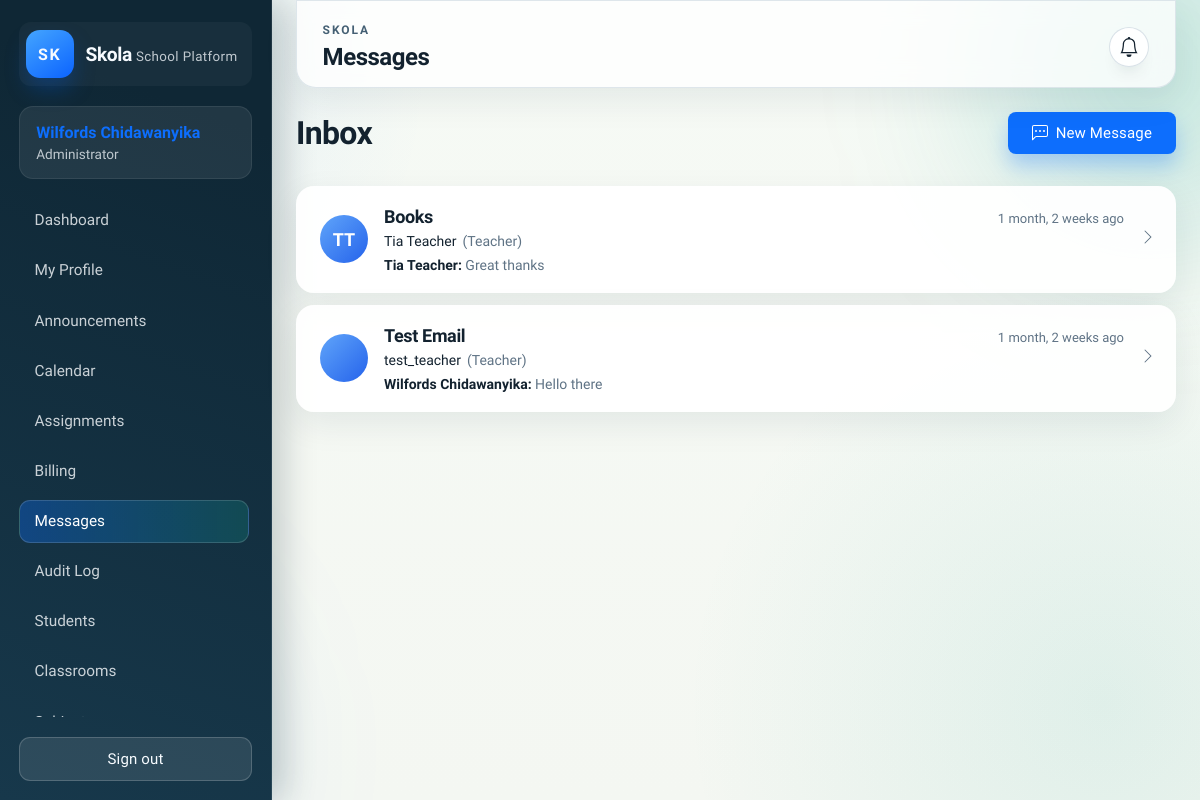
The app's page /messages/ (signed in) with its own data.
### accounts/models.py (models this page shows, shortened)
class User(AbstractUser):
	class Role(models.TextChoices):
		ADMIN = 'ADMIN', 'Administrator'
		STAFF = 'STAFF', 'Staff'
		TEACHER = 'TEACHER', 'Teacher'
		STUDENT = 'STUDENT', 'Student'
		GUARDIAN = 'GUARDIAN', 'Guardian / Parent'
	role = models.CharField(max_length=20, choices=Role.choices, default=Role.STAFF)
	@property
	def display_name(self) -> str:
		return self.get_full_name() or self.username

### messaging/models.py (models this page shows, shortened)
class Conversation(models.Model):
    participants = models.ManyToManyField(
        settings.AUTH_USER_MODEL,
        related_name='conversations'
    )
    subject = models.CharField(max_length=200)
    created_at = models.DateTimeField(auto_now_add=True)
    updated_at = models.DateTimeField(auto_now=True)
    class Meta:
        ordering = ['-updated_at']
    def get_other_participant(self, user):
        return self.participants.exclude(id=user.id).first()

class Message(models.Model):
    conversation = models.ForeignKey(
        Conversation,
        on_delete=models.CASCADE,
        related_name='messages'
    )
    sender = models.ForeignKey(
        settings.AUTH_USER_MODEL,
        on_delete=models.CASCADE,
        related_name='sent_messages'
    )
    content = models.TextField()
    sent_at = models.DateTimeField(auto_now_add=True)
    edited_at = models.DateTimeField(null=True, blank=True)
    class Meta:
        ordering = ['sent_at']
        indexes = [
            models.Index(fields=['conversation', 'sent_at']),
        ]

### messaging/views.py (the view)
# urls.py: path('', views.inbox, name='inbox'),
@login_required
def inbox(request):
    conversations = request.user.conversations.prefetch_related(
        'messages',
        'messages__sender',
        'participants'
    ).order_by('-updated_at')
    for conversation in conversations:
        conversation.last_message = conversation.messages.last()
        conversation.other_user = conversation.get_other_participant(request.user)
        unread_messages = conversation.messages.exclude(sender=request.user).exclude(
            read_receipts__user=request.user
        )
        conversation.unread_count = unread_messages.count()
    return render(request, 'messaging/inbox.html', {
        'conversations': conversations,
    })

### messaging/user_status.py (called while the page is built)
def update_user_status(user):
    if user.is_authenticated:
        cache_key = LAST_SEEN_KEY.format(user_id=user.id)
        cache.set(cache_key, timezone.now(), 300)  # 5 minutes

    def __call__(self, request):
        if request.user.is_authenticated:
            update_user_status(request.user)
        response = self.get_response(request)
        return response

### skola/templates/messaging/inbox.html (shortened to what this page needs)
{% extends "base.html" %}
{% block page_title %}Messages{% endblock %}
{% block content %}
<div class="messaging-container">
    <div class="messaging-header">
        <h1>Inbox</h1>
        <a href="{% url 'messaging:new' %}" class="btn btn-primary">
            New Message
        </a>
    </div>
    {% if conversations %}
        <div class="conversations-list">
            {% for conversation in conversations %}
                <a href="{% url 'messaging:conversation' conversation.pk %}" class="conversation-card {% if conversation.unread_count > 0 %}unread{% endif %}">
                    <div class="conversation-avatar">
                        {% if conversation.other_user %}
                            <div class="avatar-circle">
                                {{ conversation.other_user.first_name|first }}{{ conversation.other_user.last_name|first }}
                            </div>
                        {% endif %}
                    </div>
                    <div class="conversation-content">
                        <div class="conversation-header-row">
                            <h3 class="conversation-subject">
                                {{ conversation.subject }}
                            </h3>
                            <span class="conversation-time">{{ conversation.updated_at|timesince }} ago</span>
                        </div>
                        <div class="conversation-participants">
                            {% if conversation.other_user %}
                                <span class="participant-name">{{ conversation.other_user.display_name }}</span>
                                <span class="participant-role">({{ conversation.other_user.get_role_display }})</span>
                            {% else %}
                                <span class="participant-count">{{ conversation.participants.count }} participants</span>
                            {% endif %}
                        </div>
                        {% if conversation.last_message %}
                            <p class="last-message">
                                <strong>{{ conversation.last_message.sender.display_name }}:</strong>
                                {{ conversation.last_message.content|truncatewords:15 }}
                            </p>
                        {% endif %}
                    </div>
                    <div class="conversation-chevron">
                        <svg width="16" height="16" viewBox="0 0 16 16" fill="currentColor">
                            <path fill-rule="evenodd" d="M4.646 1.646a.5.5 0 0 1 .708 0l6 6a.5.5 0 0 1 0 .708l-6 6a.5.5 0 0 1-.708-.708L10.293 8 4.646 2.354a.5.5 0 0 1 0-.708z"/>
                        </svg>
                    </div>
                </a>
            {% endfor %}
        </div>
    {% endif %}
</div>
{% endblock %}

### skola/templates/base.html (shortened to what this page needs)
<!DOCTYPE html>
<html lang="en">
{% load static %}
<head>
    <link rel="stylesheet" href="{% static 'css/base.css' %}">
    <link rel="stylesheet" href="{% static 'css/ui-refresh.css' %}">
</head>
<body>
    <div class="app-shell">
        <aside class="app-sidebar" id="appSidebar">
            <div class="brand">
                <div class="brand-mark">SK</div>
                <div class="brand-copy">
                    <span>Skola</span>
                    <small>School Platform</small>
                </div>
            </div>
            {% if request.user.is_authenticated %}
                <a href="{% url 'accounts:profile' %}" class="user-card-link">
                    <div class="user-card">
                        <p class="user-name">{{ request.user.display_name }}</p>
                        <p class="user-role">{{ request.user.get_role_display }}</p>
                    </div>
                </a>
                <nav class="sidebar-nav" id="sidebarNav">
                    <a href="{% url 'accounts:dashboard' %}" class="nav-link{% if request.resolver_match.url_name == 'dashboard' %} is-active{% endif %}">Dashboard</a>
                    <a href="{% url 'accounts:profile' %}" class="nav-link">My Profile</a>
                    <a href="{% url 'announcements:list' %}" class="nav-link{% if request.resolver_match.namespace == 'announcements' %} is-active{% endif %}">Announcements</a>
                    <a href="{% url 'calendar:index' %}" class="nav-link{% if request.resolver_match.namespace == 'calendar' %} is-active{% endif %}">Calendar</a>
                    <a href="{% url 'assignments:list' %}" class="nav-link{% if request.resolver_match.namespace == 'assignments' %} is-active{% endif %}">Assignments</a>
                    {% if request.user.is_superuser or request.user.role == 'ADMIN' or request.user.role == 'STAFF' or request.user.role == 'GUARDIAN' or request.user.role == 'STUDENT' %}
                        <a href="{% url 'billing:invoice_list' %}" class="nav-link{% if request.resolver_match.namespace == 'billing' %} is-active{% endif %}">Billing</a>
                    {% endif %}
                    <a href="{% url 'messaging:inbox' %}" class="nav-link{% if request.resolver_match.namespace == 'messaging' %} is-active{% endif %}">Messages</a>
                    {% if request.user.is_superuser or request.user.role == 'ADMIN' or request.user.role == 'STAFF' %}
                        <a href="{% url 'auditlog:list' %}" class="nav-link{% if request.resolver_match.namespace == 'auditlog' %} is-active{% endif %}">Audit Log</a>
                        <a href="{% url 'students:list' %}" class="nav-link{% if 'students' in request.resolver_match.namespace %} is-active{% endif %}">Students</a>
                        <a href="{% url 'academics:classrooms' %}" class="nav-link{% if request.resolver_match.url_name == 'classrooms' %} is-active{% endif %}">Classrooms</a>
                        <a href="{% url 'academics:subjects' %}" class="nav-link{% if request.resolver_match.url_name == 'subjects' %} is-active{% endif %}">Subjects</a>
                    {% endif %}
                </nav>
                <a class="btn btn-ghost" href="{% url 'accounts:logout' %}">Sign out</a>
            {% else %}
                <nav class="sidebar-nav">
                    <a class="nav-link" href="{% url 'accounts:login' %}">Login</a>
                    <a class="nav-link" href="{% url 'accounts:register' %}">Register</a>
                </nav>
            {% endif %}
        </aside>
        <div class="app-main">
            <header class="app-header">
                <div class="header-main">
                    <div>
                        <p class="page-label">Skola</p>
                        <h1 class="page-title">{% block page_title %}School Command Center{% endblock %}</h1>
                    </div>
                </div>
                <div class="header-actions">
                    {% if request.user.is_authenticated %}
                        <a href="{% url 'notifications:list' %}" class="notification-bell"
                           hx-get="{% url 'notifications:unread_count' %}"
                                    hx-trigger="load"
                           hx-target="#notificationBadge"
                           hx-swap="outerHTML">
                        </a>
                    {% endif %}
                </div>
            </header>
            <main class="app-content">
                <div class="content-container">
                    {% block content %}{% endblock %}
                </div>
            </main>
        </div>
    </div>
</body>
</html>

### skola/static/css/base.css (style rules this page uses)
:root { --bg-body: #f4f6fb; --bg-panel: #ffffff; --bg-sidebar: #0f172a; --bg-sidebar-accent: rgba(148, 163, 184, 0.1); --text-primary: #0f172a; --text-muted: #6b7280; --text-inverse: #f8fafc; --primary: #2563eb; --primary-dark: #1e3a8a; --success: #0ea5e9; --warning: #f59e0b; --danger: #ef4444; --border: #e2e8f0; --card-radius: 16px; --shadow-soft: 0 25px 50px -12px rgba(15, 23, 42, 0.25); --shadow-card: 0 10px 40px rgba(15, 23, 42, 0.08); }
* { box-sizing: border-box; }
body { margin: 0; font-family: 'Nunito Sans', 'Segoe UI', Tahoma, Geneva, Verdana, sans-serif; background: var(--bg-body); color: var(--text-primary); min-height: 100vh; }
a { color: var(--primary); text-decoration: none; }
.app-shell { display: grid; grid-template-columns: 280px 1fr; min-height: 100vh; }
.app-sidebar { background: var(--bg-sidebar); color: var(--text-inverse); padding: 2rem 1.5rem; display: flex; flex-direction: column; gap: 2rem; }
.brand { display: flex; align-items: center; gap: 0.75rem; }
.brand-mark { width: 48px; height: 48px; border-radius: 12px; background: linear-gradient(135deg, #60a5fa, #2563eb); display: grid; place-items: center; font-weight: 700; letter-spacing: 0.1em; }
.brand-copy span { font-size: 1.2rem; font-weight: 600; }
.brand-copy small { color: rgba(248, 250, 252, 0.7); }
.user-card-link { text-decoration: none; display: block; transition: transform 0.2s; }
.user-card { background: var(--bg-sidebar-accent); border-radius: 14px; padding: 1rem; transition: background 0.2s; }
.user-name { margin: 0; font-weight: 600; }
.user-role { margin: 0.25rem 0 0; color: rgba(248, 250, 252, 0.6); font-size: 0.85rem; }
.sidebar-nav { display: flex; flex-direction: column; gap: 0.35rem; }
.nav-link { padding: 0.65rem 0.85rem; border-radius: 10px; color: rgba(248, 250, 252, 0.8); font-weight: 500; transition: background 0.2s, color 0.2s; }
.nav-link:hover, .nav-link.is-active { background: rgba(248, 250, 252, 0.12); color: #fff; }
.btn { display: inline-flex; align-items: center; justify-content: center; gap: 0.35rem; padding: 0.65rem 1.2rem; border-radius: 999px; font-weight: 600; border: none; cursor: pointer; transition: transform 0.2s ease, box-shadow 0.2s ease; }
.btn-primary { background: var(--primary); color: #fff; box-shadow: 0 10px 20px rgba(37, 99, 235, 0.3); }
.btn-ghost { background: rgba(248, 250, 252, 0.08); color: #fff; }
.app-main { display: flex; flex-direction: column; min-height: 100vh; }
.app-header { padding: 2.5rem 3rem 1rem; display: flex; align-items: center; justify-content: space-between; }
.page-label { margin: 0; text-transform: uppercase; letter-spacing: 0.2em; font-size: 0.75rem; color: var(--text-muted); }
.page-title { margin: 0.4rem 0 0; font-size: clamp(1.5rem, 2vw, 2.4rem); }
.app-content { padding: 0 3rem 3rem; }
.content-container { max-width: 1200px; margin: 0 auto; }

### skola/templates/base.html (style rules this page uses)
.header-actions { display: flex; align-items: center; gap: 1rem; }
.notification-bell { position: relative; display: flex; align-items: center; justify-content: center; width: 40px; height: 40px; border-radius: 50%; background: var(--bg-panel); color: var(--text-primary); text-decoration: none; transition: all 0.2s; }

### records on screen
User: user.display_name "Wilfords Chidawanyika", user.role "Administrator"
Conversation: other_user.first_name|first "T", other_user.last_name|first "T", subject "Books", updated_at "1 month, 2 weeks", other_user.display_name "Tia Teacher", other_user.role "Teacher", last_message.sender.display_name "Tia Teacher", last_message.content "Great thanks"
Conversation: subject "Test Email", updated_at "1 month, 2 weeks", other_user.display_name "test_teacher", other_user.role "Teacher", last_message.sender.display_name "Wilfords Chidawanyika", last_message.content "Hello there"
